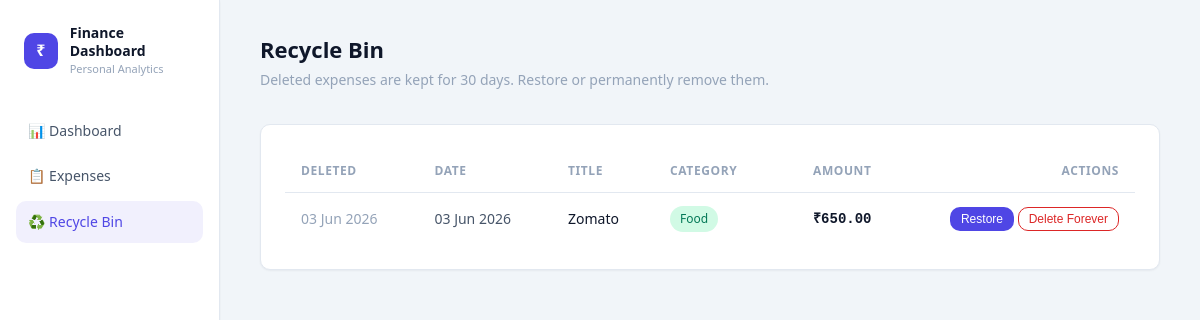
The app's page /recycle with its own data.
### models.py (models this page shows)
class Expense(Base):
    __tablename__ = "expenses"
    id: Mapped[int] = mapped_column(Integer, primary_key=True, autoincrement=True)
    title: Mapped[str] = mapped_column(String(100), nullable=False)
    amount: Mapped[float] = mapped_column(Numeric(10, 2), nullable=False)
    category: Mapped[str] = mapped_column(String(20), nullable=False)
    date: Mapped[date] = mapped_column(Date, nullable=False)
    note: Mapped[str | None] = mapped_column(Text, nullable=True)
    created_at: Mapped[datetime] = mapped_column(
        DateTime, nullable=False, default=datetime.utcnow
    )
    updated_at: Mapped[datetime] = mapped_column(
        DateTime, nullable=False, default=datetime.utcnow, onupdate=datetime.utcnow
    )
    deleted_at: Mapped[datetime | None] = mapped_column(DateTime, nullable=True, default=None)
    __table_args__ = (
        Index("ix_expenses_date", "date"),
        Index("ix_expenses_category", "category"),
        Index("ix_expenses_date_category", "date", "category"),
        Index("ix_expenses_deleted_at", "deleted_at"),
    )

### main.py (the view)
@app.get("/recycle", response_class=HTMLResponse)
def recycle_page(request: Request, db: Session = Depends(get_db)):
    recycled = to_expense_out_list(svc_get_recycled_expenses(db))
    return templates.TemplateResponse(
        "recycle.html",
        {
            "request": request,
            "active_page": "recycle",
            "expenses": recycled,
            "retention_days": svc_recycle_retention_days(),
        },
    )

### templates/recycle.html (shortened to what this page needs)
{% extends "base.html" %}
{% block content %}
<div class="page-header">
  <div>
    <h1 class="page-title">Recycle Bin</h1>
    <p class="page-subtitle">
      Deleted expenses are kept for {{ retention_days }} days. Restore or permanently remove them.
    </p>
  </div>
</div>
{% if expenses %}
<div class="table-wrapper section-card">
  <table>
    <thead>
      <tr>
        <th>Deleted</th>
        <th>Date</th>
        <th>Title</th>
        <th>Category</th>
        <th style="text-align:right">Amount</th>
        <th style="text-align:right">Actions</th>
      </tr>
    </thead>
    <tbody>
      {% for expense in expenses %}
      <tr id="recycle-row-{{ expense.id }}">
        <td class="text-muted">{{ expense.updated_at.strftime('%d %b %Y') }}</td>
        <td>{{ expense.date_display }}</td>
        <td class="td-title">{{ expense.title }}</td>
        <td><span class="badge badge-{{ expense.category }}">{{ expense.category }}</span></td>
        <td class="td-amount">{{ expense.amount_display }}</td>
        <td class="td-actions">
          <button class="btn btn-primary btn-sm"
                  hx-post="/api/expenses/{{ expense.id }}/restore"
                  hx-target="#recycle-row-{{ expense.id }}"
                  hx-swap="delete">
            Restore
          </button>
          <button class="btn btn-danger btn-sm"
                  hx-delete="/api/expenses/{{ expense.id }}/permanent"
                  hx-target="#recycle-row-{{ expense.id }}"
                  hx-swap="delete"
                  hx-confirm="Permanently delete '{{ expense.title }}'?">
            Delete Forever
          </button>
        </td>
      </tr>
      {% endfor %}
    </tbody>
  </table>
</div>
{% else %}
<div class="section-card">
  {% set title = "Recycle bin is empty" %}
  {% set message = "Deleted expenses will appear here for " ~ retention_days ~ " days before automatic removal." %}
  {% include "partials/empty_state.html" %}
</div>
{% endif %}
{% endblock %}

### templates/base.html (shortened to what this page needs)
<!DOCTYPE html>
<html lang="en">
<head>
  <link rel="stylesheet" href="/static/css/main.css">
</head>
<body>
<div class="app-layout">
  <aside class="sidebar">
    <div class="sidebar-brand">
      <div class="brand-icon">₹</div>
      <div>
        <div class="brand-name">Finance Dashboard</div>
        <div class="brand-sub">Personal Analytics</div>
      </div>
    </div>
    <nav class="sidebar-nav">
      <a href="/" class="nav-link {% if active_page == 'dashboard' %}active{% endif %}">
        📊 Dashboard
      </a>
      <a href="/expenses" class="nav-link {% if active_page == 'expenses' %}active{% endif %}">
        📋 Expenses
      </a>
      <a href="/recycle" class="nav-link {% if active_page == 'recycle' %}active{% endif %}">
        ♻️ Recycle Bin
      </a>
    </nav>
  </aside>
  <main class="main-content">
    {% block content %}{% endblock %}
  </main>
</div>
</body>
</html>

### static/css/main.css (style rules this page uses)
:root { --bg-primary: #f1f5f9; --bg-secondary: #ffffff; --bg-card: #ffffff; --bg-hover: #f8fafc; --border: #e2e8f0; --border-light: #cbd5e1; --text-primary: #0f172a; --text-secondary: #475569; --text-muted: #94a3b8; --accent: #4f46e5; --accent-hover: #4338ca; --accent-soft: rgba(79,70,229,0.08); --success: #059669; --success-soft: rgba(5,150,105,0.10); --danger: #dc2626; --danger-soft: rgba(220,38,38,0.08); --warning: #d97706; --shadow-sm: 0 1px 2px rgba(15,23,42,0.05); --shadow-md: 0 4px 12px rgba(15,23,42,0.06); --radius-sm: 6px; --radius-md: 10px; --radius-lg: 14px; }
*, *::before, *::after { box-sizing: border-box; margin: 0; padding: 0; }
body { font-family: system-ui, -apple-system, BlinkMacSystemFont, sans-serif; background: var(--bg-primary); color: var(--text-primary); font-size: 15px; line-height: 1.6; min-height: 100vh; }
a { color: var(--accent); text-decoration: none; }
.app-layout { display: grid; grid-template-columns: 220px 1fr; min-height: 100vh; }
.sidebar { background: var(--bg-secondary); border-right: 1px solid var(--border); box-shadow: var(--shadow-sm); padding: 1.5rem 1rem; position: sticky; top: 0; height: 100vh; display: flex; flex-direction: column; gap: 2rem; }
.sidebar-brand { display: flex; align-items: center; gap: 0.75rem; padding: 0 0.5rem; }
.sidebar-brand .brand-icon { width: 36px; height: 36px; background: var(--accent); border-radius: var(--radius-md); display: flex; align-items: center; justify-content: center; font-weight: 800; font-size: 16px; color: white; }
.sidebar-brand .brand-name { font-size: 14px; font-weight: 600; color: var(--text-primary); line-height: 1.3; }
.sidebar-brand .brand-sub { font-size: 11px; color: var(--text-muted); }
.sidebar-nav { display: flex; flex-direction: column; gap: 4px; }
.nav-link { display: flex; align-items: center; gap: 0.75rem; padding: 0.6rem 0.75rem; border-radius: var(--radius-md); color: var(--text-secondary); font-size: 14px; font-weight: 500; transition: all 0.15s; }
.nav-link.active { background: var(--accent-soft); color: var(--accent); }
.main-content { padding: 2rem 2.5rem; overflow-y: auto; }
.page-header { display: flex; align-items: center; justify-content: space-between; margin-bottom: 2rem; }
.page-title { font-size: 22px; font-weight: 700; color: var(--text-primary); }
.page-subtitle { font-size: 14px; color: var(--text-muted); margin-top: 2px; }
.section-card { background: var(--bg-card); border: 1px solid var(--border); border-radius: var(--radius-lg); padding: 1.5rem; margin-bottom: 2rem; box-shadow: var(--shadow-sm); }
.table-wrapper { overflow-x: auto; border-radius: var(--radius-md); }
table { width: 100%; border-collapse: collapse; font-size: 14px; }
thead th { background: var(--bg-secondary); color: var(--text-muted); font-size: 12px; font-weight: 600; text-transform: uppercase; letter-spacing: 0.05em; padding: 0.75rem 1rem; text-align: left; border-bottom: 1px solid var(--border); white-space: nowrap; }
tbody tr { border-bottom: 1px solid var(--border); transition: background 0.1s; }
tbody tr:last-child { border-bottom: none; }
tbody td { padding: 0.85rem 1rem; color: var(--text-secondary); vertical-align: middle; }
.td-title { color: var(--text-primary); font-weight: 500; max-width: 200px; white-space: nowrap; overflow: hidden; text-overflow: ellipsis; }
.td-amount { font-family: ui-monospace, monospace; font-weight: 600; color: var(--text-primary); text-align: right; white-space: nowrap; }
.td-actions { white-space: nowrap; text-align: right; }
.badge { display: inline-flex; align-items: center; padding: 3px 10px; border-radius: 20px; font-size: 12px; font-weight: 500; white-space: nowrap; }
.badge-Food { background:#d1fae5; color:#047857; }
.btn { display: inline-flex; align-items: center; gap: 6px; padding: 8px 16px; border-radius: var(--radius-md); font-size: 14px; font-weight: 500; cursor: pointer; transition: all 0.15s; border: 1px solid transparent; line-height: 1; }
.btn-primary { background: var(--accent); color: white; }
.btn-danger { background: transparent; color: var(--danger); border-color: var(--danger); }
.btn-sm { padding: 5px 10px; font-size: 12px; }
.text-muted { color: var(--text-muted); }

### records on screen
Expense: updated_at "03 Jun 2026", date_display "03 Jun 2026", title "Zomato", category "Food", amount_display "₹650.00"

### other values on screen
{{ retention_days }} "30"
